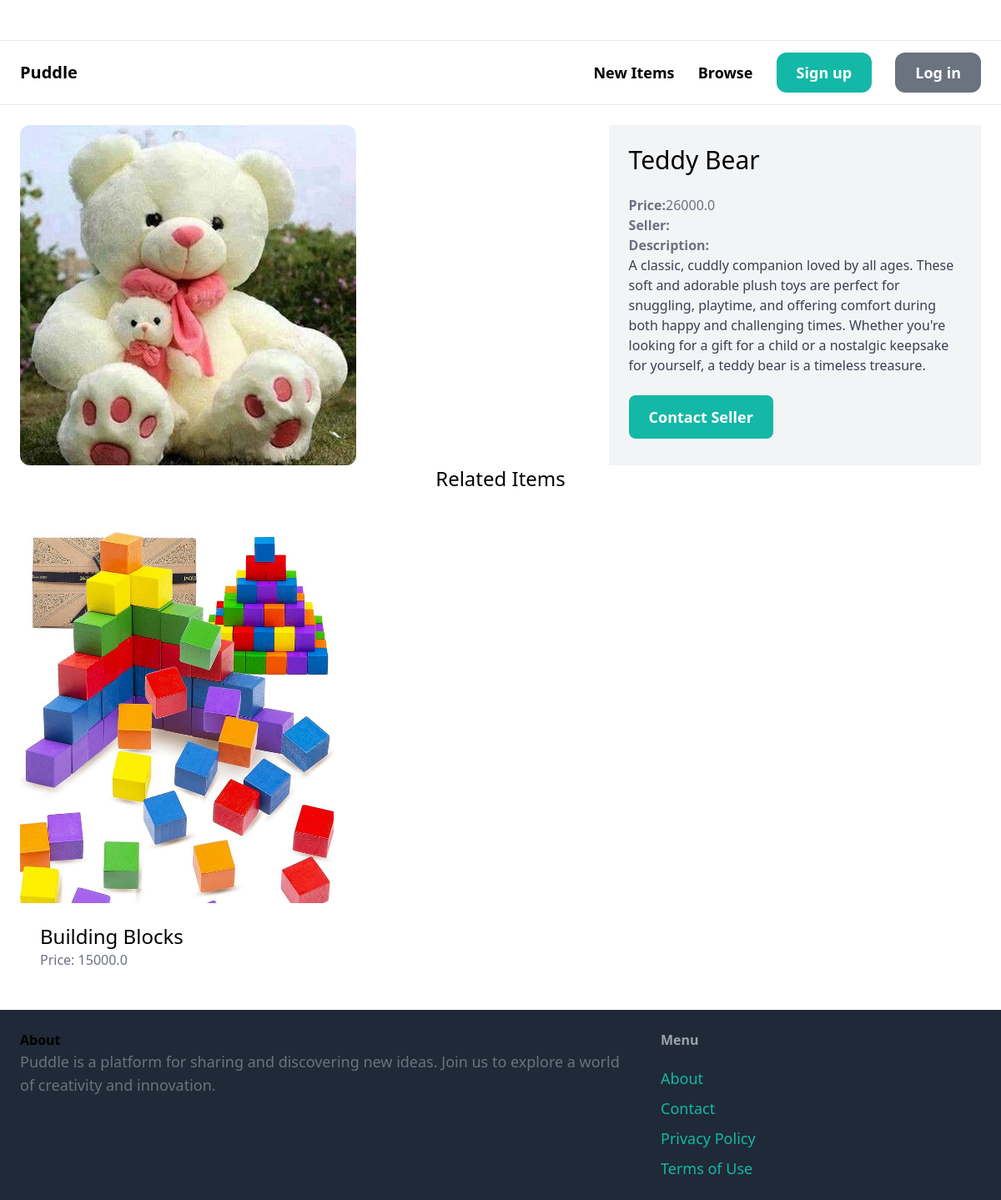
Page /items/1/ on the committed database.
### item/models.py (models this page shows, shortened)
class Item(models.Model):
    category = models.ForeignKey(Category, related_name='items', on_delete=models.CASCADE)
    name = models.CharField(max_length=255)
    description = models.TextField(blank=True, null=True)
    price = models.FloatField()
    image = models.ImageField(upload_to='item_images', blank=True, null=True)
    is_sold = models.BooleanField(default=False)
    created_by = models.ForeignKey(User, related_name='items', on_delete=models.CASCADE)
    created_at = models.DateTimeField(auto_now_add=True)

### item/views.py (the view)
# urls.py: path('<int:pk>/',views.detail,name='detail'),
def detail( request,pk):
    item = get_object_or_404(Item, pk=pk)
    related_items = Item.objects.filter(category=item.category, is_sold=False).exclude(pk=pk)[0:3]
    return render(request, 'item/detail.html', {
        'item': item,
        'related_items': related_items
})

### item/templates/item/detail.html (shortened to what this page needs)
{% extends 'core/base.html' %}
{% block content %}
<div class="grid grid-cols-5 gap-6">
    <div class="col-span-3">
        <img src="{{ item.image.url }}" class="rounded-xl">
    </div>
    <div class="col-span-2 p-6 bg-gray-100 roundex-xl">
        <h1 class="mb-6 text-3xl">{{ item.name }}</h1>
        <p class="text-gray-500"><strong>Price:</strong>{{ item.price }}</p>
        <p class="text-gray-500"><strong>Seller:</strong> {{ item.category_by.username}}</p>
        {% if item.description %}
            <p class="text-gray-700">
                <strong class="text-gray-500">Description:</strong><br>
                {{ item.description }}
            </p>
        {% endif %}
        {% if request.user == item.created_by %}
            <div class ="mt-6 p-6 bg-white rounded-xl">
               <p>This is your item...</p>
               <a href="{% url 'item:edit' item.id  %}" class="inline-block mt-6 px-6 py-3 text-lg font-semibold bg-teal-500 text-white rounded-xl ">Edit</a>
               <a href="{% url 'item:delete' item.id %}" class="inline-block mt-6 px-6 py-3 text-lg font-semibold bg-red-500 text-white rounded-xl ">Delete </a>
            </div>
        {% else %}
            <a href="{% url 'conversation:new' item.id %}" class="inline-block mt-6 px-6 py-3 text-lg font-semibold bg-teal-500 text-white rounded-lg hover:bg-teal-700">Contact Seller</a>
        {% endif %}
    </div>
</div>
  <h2 class = "mb-12 text-2xl text-center">Related Items</h2>
        <div class = "grid grid-cols-3 gap-3">
            {% for item in related_items %}
               <div>
                  <a href = "{% url 'item:detail' item.id %}">
                      <div>
                          <img src="{{ item.image.url }}" class="rounded-t-xl">
                     </div>
                    <div class = "p-6 bg-white rounded-b-xl">
                        <h2 class ="text-2xl">{{ item.name}}</h2>
                        <p class="text-gray-500">Price: {{item.price}}</p>
                    </div>
                </a>
            </div>
         {% endfor %}
        </div>
    </div>
{% endblock %}

### rows in the picture
Item: image (picture), name "Teddy Bear", price "26000.0", description "A classic, cuddly companion loved by all ages. These soft and adorable plush toys are perfect for snuggling, playtime, and offering comfort during both happy and challenging times. Whether you're looking for a gift for a child or a nostalgic keepsake for yourself, a teddy bear is a timeless treasure."
Item: image (picture), name "Building Blocks", price "15000.0"
